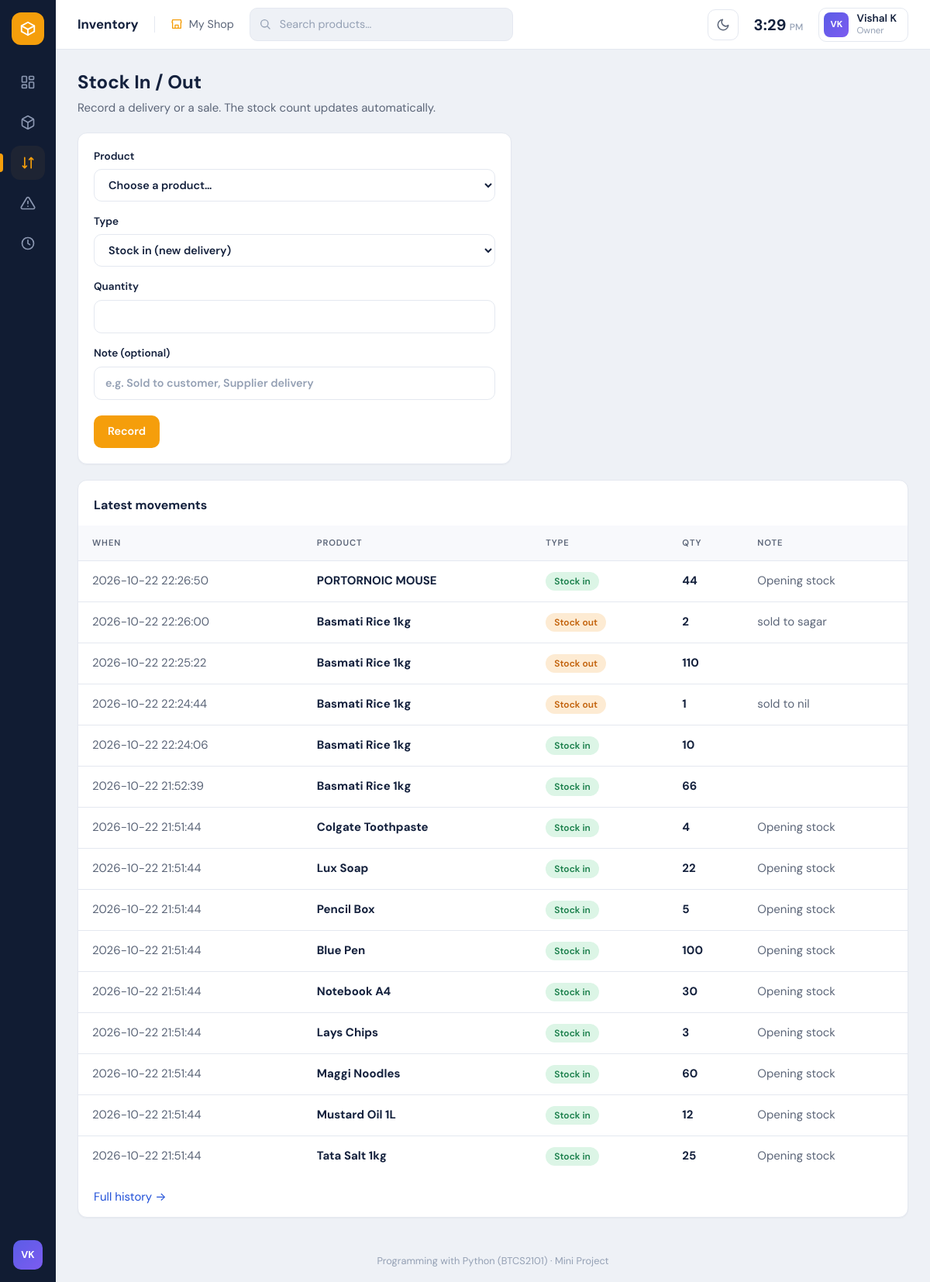
The app's page /stock with its own data.
### tables this page shows
CREATE TABLE transactions (
                    id         INTEGER PRIMARY KEY AUTOINCREMENT,
                    product_id INTEGER NOT NULL,
                    kind       TEXT    NOT NULL CHECK (kind IN ('IN', 'OUT')),
                    quantity   INTEGER NOT NULL,
                    note       TEXT,
                    created_at TEXT    NOT NULL,
                    FOREIGN KEY (product_id) REFERENCES products(id)
                        ON DELETE CASCADE
                );

CREATE TABLE products (
                    id            INTEGER PRIMARY KEY AUTOINCREMENT,
                    name          TEXT    NOT NULL UNIQUE,
                    category      TEXT    NOT NULL DEFAULT 'General',
                    price         REAL    NOT NULL DEFAULT 0,
                    quantity      INTEGER NOT NULL DEFAULT 0,
                    reorder_level INTEGER NOT NULL DEFAULT 5,
                    created_at    TEXT    NOT NULL
                );

### app.py (the view, shortened to what this page needs)
@app.route("/stock", methods=["GET", "POST"])
def stock():
    return render_template(
        "stock.html",
        products=manager.list_products(),
        preselected=request.args.get("product_id", type=int),
        history=manager.list_transactions(limit=15),
    )

### inventory.py (called while the page is built)
    def _connect(self):
        conn = sqlite3.connect(self.db_path)
        conn.row_factory = sqlite3.Row          # rows behave like dictionaries
        conn.execute("PRAGMA foreign_keys = ON")
        return conn

    def list_products(self, search="", category=""):
        query = "SELECT * FROM products WHERE 1=1"
        params = []
        if search:
            query += " AND name LIKE ?"
            params.append(f"%{search.strip()}%")
        if category:
            query += " AND category = ?"
            params.append(category)
        query += " ORDER BY name COLLATE NOCASE"
        conn = self._connect()
        try:
            rows = conn.execute(query, params).fetchall()
        finally:
            conn.close()
        return [dict(r) for r in rows]

    def list_transactions(self, limit=None, product_id=None):
        query = (
            "SELECT t.*, p.name AS product_name FROM transactions t "
            "JOIN products p ON p.id = t.product_id"
        )
        params = []
        if product_id:
            query += " WHERE t.product_id = ?"
            params.append(product_id)
        query += " ORDER BY t.id DESC"
        if limit:
            query += " LIMIT ?"
            params.append(limit)
        conn = self._connect()
        try:
            rows = conn.execute(query, params).fetchall()
        finally:
            conn.close()
        return [dict(r) for r in rows]

### templates/stock.html (shortened to what this page needs)
{% extends "base.html" %}
{% from "macros.html" import kind_badge %}
{% block content %}
<h1>Stock In / Out</h1>
<p class="subtitle">Record a delivery or a sale. The stock count updates automatically.</p>
{% if products %}
<form method="post" class="panel form">
  <label>Product
    <select name="product_id" required>
      <option value="">Choose a product…</option>
    </select>
  </label>
  <label>Type
    <select name="kind">
      <option value="IN">Stock in (new delivery)</option>
    </select>
  </label>
  <label>Quantity
    <input type="number" name="quantity" min="1" required>
  </label>
  <label>Note (optional)
    <input type="text" name="note" placeholder="e.g. Sold to customer, Supplier delivery">
  </label>
  <div class="actions"><button class="btn" type="submit">Record</button></div>
</form>
{% else %}
<div class="panel muted">Add a product first. <a href="{{ url_for('add_product') }}">Add product</a></div>
{% endif %}
<section class="panel flush">
  <div style="padding:20px 20px 0"><h2>Latest movements</h2></div>
  {% if history %}
  <div class="table-wrap">
  <table>
    <thead><tr><th>When</th><th>Product</th><th>Type</th><th>Qty</th><th>Note</th></tr></thead>
    <tbody>
    {% for t in history %}
    <tr>
      <td class="muted">{{ t.created_at }}</td>
      <td><strong>{{ t.product_name }}</strong></td>
      <td>{{ kind_badge(t) }}</td>
      <td class="num">{{ t.quantity }}</td>
      <td class="muted">{{ t.note }}</td>
    </tr>
    {% endfor %}
    </tbody>
  </table>
  </div>
  <p style="padding:0 20px"><a href="{{ url_for('history') }}">Full history →</a></p>
  {% else %}
    <div class="empty">Nothing recorded yet.</div>
  {% endif %}
</section>
{% endblock %}

### templates/macros.html (shortened to what this page needs)
{% macro kind_badge(t) -%}
  <span class="badge {{ 'ok' if t.kind == 'IN' else 'warn' }}">{{ 'Stock in' if t.kind == 'IN' else 'Stock out' }}</span>
{%- endmacro %}

### static/style.css (style rules this page uses)
:root { --sidebar: #111c33; --sidebar-hover: #1c2a47; --bg: #eef1f6; --surface: #ffffff; --border: #e4e8f0; --surface-2: #f8f9fc; --hover: #f4f6fa; --track: #e9edf5; --code-bg: #f4f6fa; --nav-active: #1e2433; --ink: #14213d; --ink-soft: #5b6578; --ink-faint: #94a0b4; --accent: #f59e0b; --accent-dark: #d98506; --green: #1a7f4b; --green-bg: #dcf5e6; --orange: #c2610a; --orange-bg: #fdebd3; --red: #c0262d; --red-bg: #fde3e3; --blue: #1f4fd8; --t-yellow: #fdf0c8; --t-pink: #fbdcec; --t-green: #d6f5e3; --t-blue: #dde6fb; --t-red: #fbdcdc; --t-grey: #e8ecf3; color-scheme: light; --radius: 12px; --shadow: 0 1px 2px rgba(20, 33, 61, .04); }
* { box-sizing: border-box; }
body { margin: 0; font-family: "DM Sans", "Segoe UI", system-ui, -apple-system, sans-serif; background: var(--bg); color: var(--ink); font-size: 15px; line-height: 1.5; }
a { color: var(--blue); text-decoration: none; }
h1 { margin: 0 0 4px; font-size: 1.5rem; }
h2 { margin: 0 0 14px; font-size: 1rem; font-weight: 700; }
.subtitle { color: var(--ink-soft); margin: 0 0 20px; }
.muted { color: var(--ink-soft); }
.panel { background: var(--surface); border: 1px solid var(--border); border-radius: var(--radius); box-shadow: var(--shadow); padding: 20px; margin-bottom: 20px; }
.panel.flush { padding: 0; overflow: hidden; }
.table-wrap { overflow-x: auto; }
table { width: 100%; border-collapse: collapse; }
thead th { text-align: left; font-size: .7rem; font-weight: 600; letter-spacing: .08em; text-transform: uppercase; color: var(--ink-soft); padding: 14px 18px; background: var(--surface-2); border-bottom: 1px solid var(--border); white-space: nowrap; }
tbody td { padding: 14px 18px; border-bottom: 1px solid var(--border); vertical-align: middle; }
tbody tr:last-child td { border-bottom: 0; }
.num { font-weight: 700; }
.badge { display: inline-block; padding: 3px 11px; border-radius: 999px; font-size: .75rem; font-weight: 600; white-space: nowrap; }
.badge.ok { background: var(--green-bg); color: var(--green); }
.badge.warn { background: var(--orange-bg); color: var(--orange); }
.btn { display: inline-flex; align-items: center; gap: 6px; background: var(--accent); color: #fff; border: 0; border-radius: 10px; padding: 10px 18px; font: inherit; font-weight: 600; font-size: .9rem; cursor: pointer; }
input[type=text], input[type=number], input[type=search], select, input[type=file] { font: inherit; font-size: .9rem; color: var(--ink); background: var(--surface); border: 1px solid var(--border); border-radius: 10px; padding: 10px 14px; }
input::placeholder { color: var(--ink-faint); }
.form { max-width: 560px; display: flex; flex-direction: column; gap: 16px; }
.form label { display: flex; flex-direction: column; gap: 6px; font-weight: 600; font-size: .85rem; }
.form .actions { display: flex; gap: 10px; margin-top: 4px; }
body, .topbar, .panel, .stat, .user-chip, .btn, input, select, thead th, tbody td { transition: background-color .2s, color .2s, border-color .2s; }

### records on screen
transactions: created_at "2026-10-22 22:26:50", product_name "PORTORNOIC MOUSE", kind "Stock in", quantity "44", note "Opening stock"
transactions: created_at "2026-10-22 22:26:00", product_name "Basmati Rice 1kg", kind "Stock out", quantity "2", note "sold to sagar"
transactions: created_at "2026-10-22 22:25:22", product_name "Basmati Rice 1kg", kind "Stock out", quantity "110"
transactions: created_at "2026-10-22 22:24:44", product_name "Basmati Rice 1kg", kind "Stock out", quantity "1", note "sold to nil"
transactions: created_at "2026-10-22 22:24:06", product_name "Basmati Rice 1kg", kind "Stock in", quantity "10"
transactions: created_at "2026-10-22 21:52:39", product_name "Basmati Rice 1kg", kind "Stock in", quantity "66"
transactions: created_at "2026-10-22 21:51:44", product_name "Colgate Toothpaste", kind "Stock in", quantity "4", note "Opening stock"
transactions: created_at "2026-10-22 21:51:44", product_name "Lux Soap", kind "Stock in", quantity "22", note "Opening stock"
transactions: created_at "2026-10-22 21:51:44", product_name "Pencil Box", kind "Stock in", quantity "5", note "Opening stock"
transactions: created_at "2026-10-22 21:51:44", product_name "Blue Pen", kind "Stock in", quantity "100", note "Opening stock"
transactions: created_at "2026-10-22 21:51:44", product_name "Notebook A4", kind "Stock in", quantity "30", note "Opening stock"
transactions: created_at "2026-10-22 21:51:44", product_name "Lays Chips", kind "Stock in", quantity "3", note "Opening stock"
transactions: created_at "2026-10-22 21:51:44", product_name "Maggi Noodles", kind "Stock in", quantity "60", note "Opening stock"
transactions: created_at "2026-10-22 21:51:44", product_name "Mustard Oil 1L", kind "Stock in", quantity "12", note "Opening stock"
transactions: created_at "2026-10-22 21:51:44", product_name "Tata Salt 1kg", kind "Stock in", quantity "25", note "Opening stock"

### other values on screen
{{ USER_NAME[:1]|upper }} "V"
{{ SHOP_NAME }} "My Shop"
{{ USER_NAME }} "Vishal K"
{{ USER_ROLE }} "Owner"
